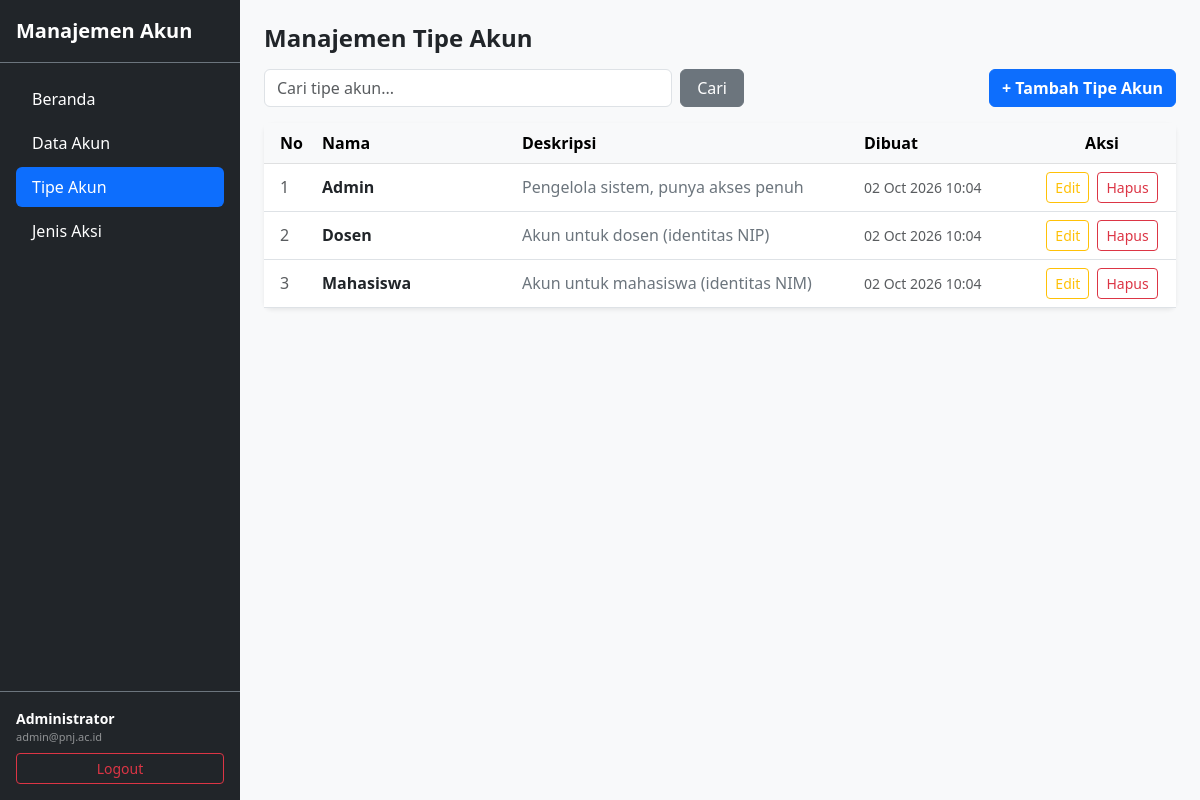
The app's page /tipe_akun/index.php (signed in) with its own data.
### tables this page shows
CREATE TABLE IF NOT EXISTS `account_type` (
  `id` VARCHAR(36) NOT NULL,
  `name` VARCHAR(128) NOT NULL,
  `description` TEXT DEFAULT NULL,
  `created_at` DATETIME DEFAULT CURRENT_TIMESTAMP,
  `updated_at` DATETIME DEFAULT NULL ON UPDATE CURRENT_TIMESTAMP,
  `deleted_at` DATETIME DEFAULT NULL,
  PRIMARY KEY (`id`)
);

### tipe_akun/index.php (the view, shortened to what this page needs)
<?php
include '../conn.php';
$cari = isset($_GET['cari']) ? $_GET['cari'] : '';
$sql = "SELECT * FROM account_type WHERE deleted_at IS NULL";
$sql .= " ORDER BY created_at DESC";
$data = mysqli_query($conn, $sql);
?>
<!DOCTYPE html>
<html lang="id">
<head>
    <link href="https://cdn.jsdelivr.net/npm/bootstrap@5.3.0/dist/css/bootstrap.min.css" rel="stylesheet">
</head>
<body>
<div class="d-flex min-vh-100">
    <?php include '../components/sidebar.php'; ?>
    <div class="flex-grow-1 bg-light p-4">
        <h4 class="fw-bold mb-3 text-dark">Manajemen Tipe Akun</h4>
        <div class="d-flex justify-content-between align-items-center mb-3 flex-wrap gap-2">
            <form method="GET" action="index.php" class="d-flex gap-2" style="max-width: 480px; flex: 1;">
                <input type="text" name="cari" class="form-control" placeholder="Cari tipe akun..." value="<?php echo $cari; ?>">
                <button type="submit" class="btn btn-secondary px-3">Cari</button>
            </form>
            <a href="tambah.php" class="btn btn-primary fw-semibold">+ Tambah Tipe Akun</a>
        </div>
        <div class="card shadow-sm border-0 rounded-3">
            <div class="table-responsive">
                <table class="table table-hover align-middle mb-0">
                    <thead class="table-light">
                        <tr>
                            <th width="50" class="ps-3">No</th>
                            <th width="200">Nama</th>
                            <th>Deskripsi</th>
                            <th width="180">Dibuat</th>
                            <th width="140" class="text-center pe-3">Aksi</th>
                        </tr>
                    </thead>
                    <tbody>
                        <?php
                        $no = 1;
                        if (mysqli_num_rows($data) > 0) {
                            while ($row = mysqli_fetch_array($data)) {
                        ?>
                            <tr>
                                <td class="ps-3 text-muted"><?php echo $no++; ?></td>
                                <td class="fw-semibold text-dark"><?php echo $row['name']; ?></td>
                                <td class="text-secondary"><?php echo $row['description']; ?></td>
                                <td class="text-muted small">
                                    <?php echo date('d M Y H:i', strtotime($row['created_at'])); ?>
                                </td>
                                <td class="text-center pe-3">
                                    <div class="d-flex justify-content-center gap-2">
                                        <?php if (isset($_SESSION['account_type_name']) && $_SESSION['account_type_name'] == 'Admin') { ?>
                                    <div class="d-flex justify-content-center gap-2">
                                        <a href="edit.php?id=<?php echo $row['id']; ?>" class="btn btn-sm btn-outline-warning">Edit</a>
                                        <a href="hapus.php?id=<?php echo $row['id']; ?>" class="btn btn-sm btn-outline-danger" onclick="return confirm('Yakin ingin menghapus tipe akun ini?')">Hapus</a>
                                    </div>
                                    <?php } else { ?>
                                        <span class="text-muted">Tidak ada aksi</span>
                                    <?php } ?>
                                    </div>
                                </td>
                            </tr>
                        <?php
                            }
                        } else {
                        ?>
                            <tr>
                                <td colspan="5" class="text-center py-4 text-muted">Belum ada data tipe akun yang ditemukan.</td>
                            </tr>
                        <?php } ?>
                    </tbody>
                </table>
            </div>
        </div>
    </div>
</div>
</body>
</html>

### records on screen
account_type: name "Admin", description "Pengelola sistem, punya akses penuh", created_at "02 Oct 2026 10:04"
account_type: name "Dosen", description "Akun untuk dosen (identitas NIP)", created_at "02 Oct 2026 10:04"
account_type: name "Mahasiswa", description "Akun untuk mahasiswa (identitas NIM)", created_at "02 Oct 2026 10:04"

### other values on screen
$user_name "Administrator"
$user_email "admin@pnj.ac.id"
